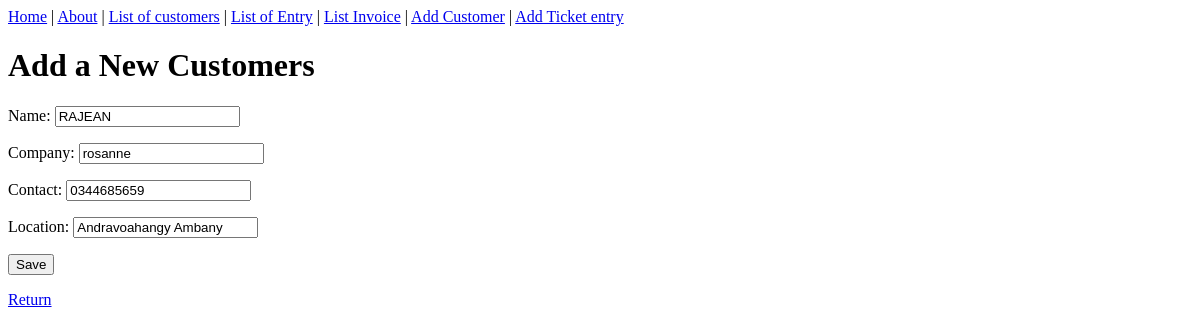
The app's page /customers/list/1/update/, older data.
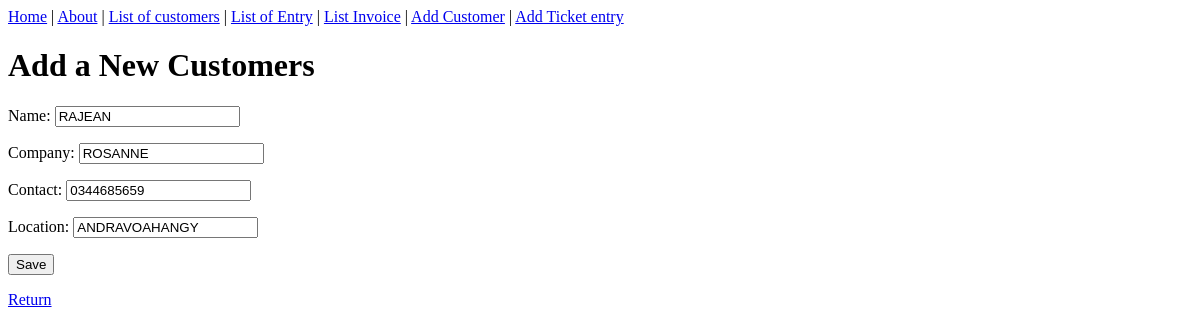
The same page, newer data.
### customers/models.py (models this page shows, shortened)
class Customers(models.Model):
    name = models.CharField(max_length=200,unique=True)
    company = models.CharField(max_length=200,null=True,blank=True)
    contact = models.CharField(max_length=10,unique=True,null=True,blank=True)
    location = models.CharField(max_length=100,null=True,blank=True)

### customers/views.py (the view)
# urls.py: path('list/<int:pk>/update/', CustomersUpdateView.as_view(), name='customer-update'),
class CustomersUpdateView(UpdateView):
    model = Customers
    form_class = CustomerForm
    template_name = 'customers/customer_form.html'
    context_object_name = 'customer'
    success_url = reverse_lazy('customer-list')

### customers/forms.py (shortened to what this page needs)
class CustomerForm(forms.ModelForm):
    class Meta:
        model = Customers
        fields = '__all__'

### customers/templates/customers/customer_form.html (shortened to what this page needs)
{% extends 'customers/base.html' %}
{% block content %}
<h1>Add a New Customers</h1>
<form method="post">
    {{ form.as_p }}
    <input type="submit" value="Save">
</form>
<a href="{% url 'home' %}">Return</a>
{% endblock content %}

Row changes from the older to the newer data that the page shows:
changed Customers "RAJEAN": company "rosanne" → "ROSANNE"; location "Andravoahangy Ambany" → "ANDRAVOAHANGY"
